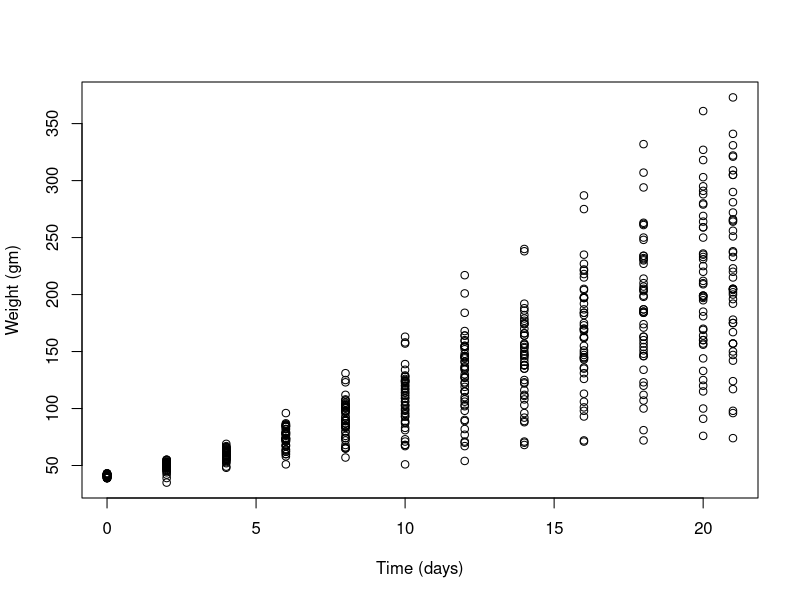
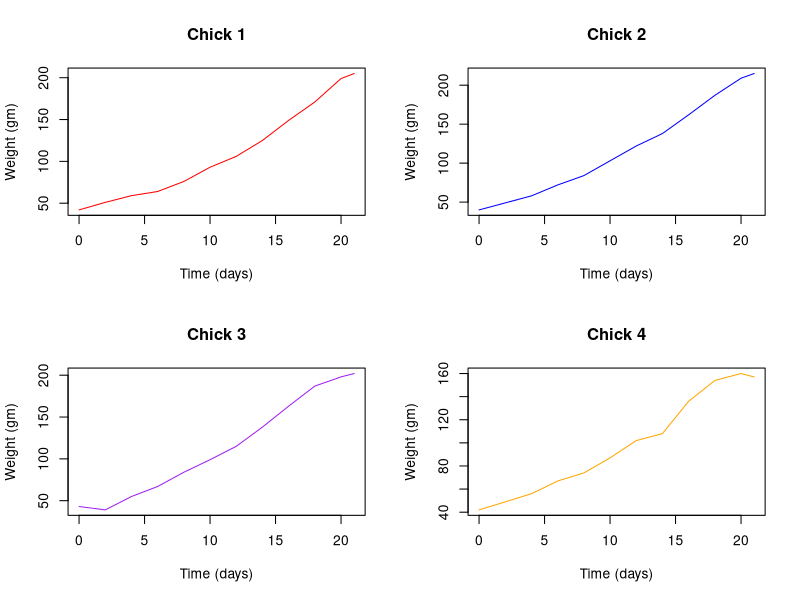
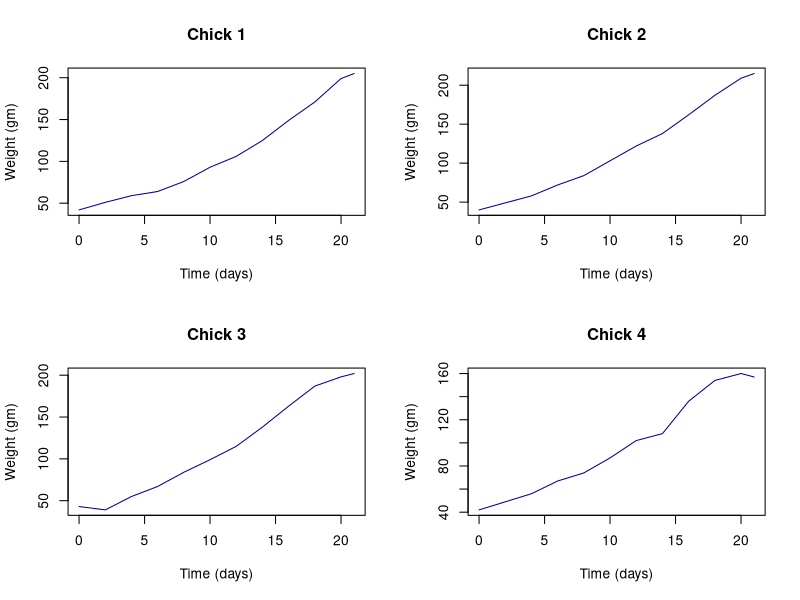
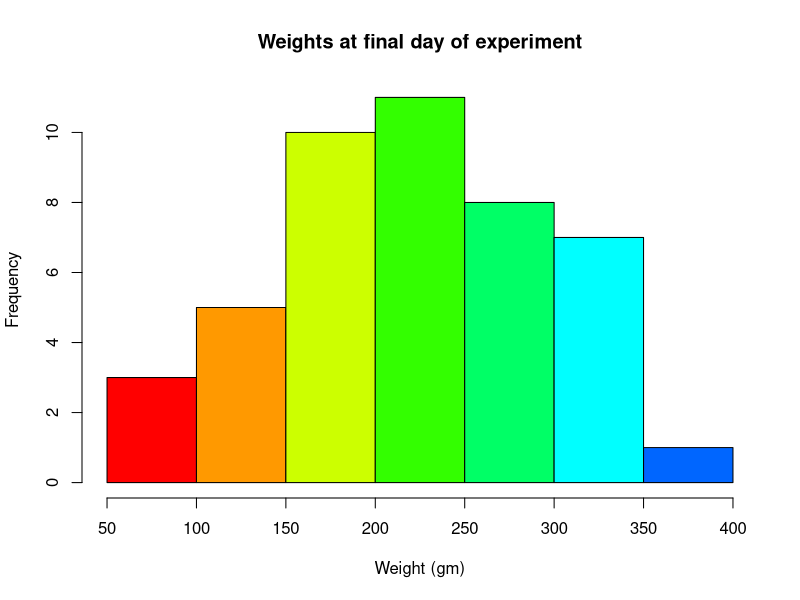
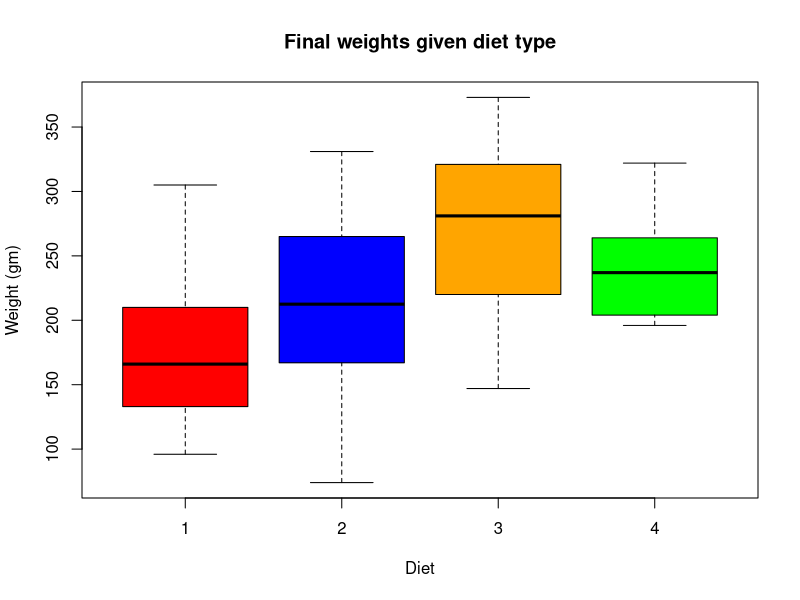
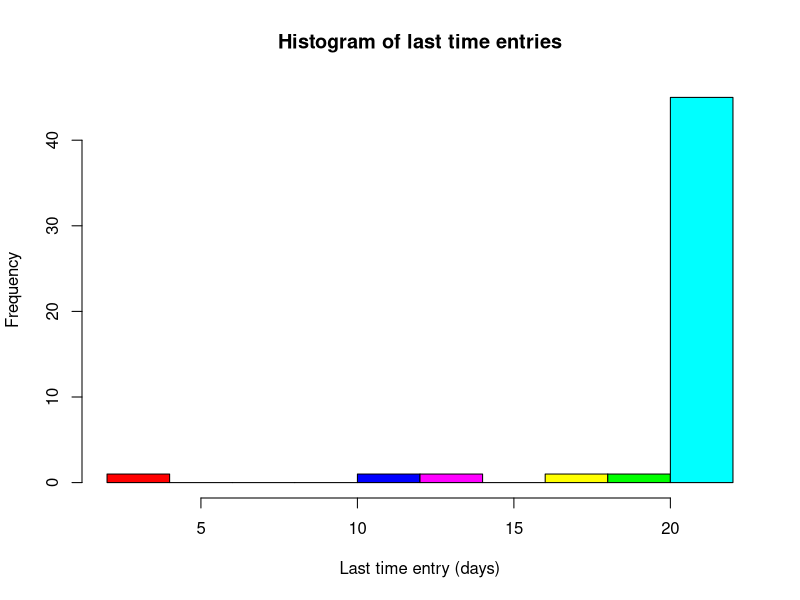
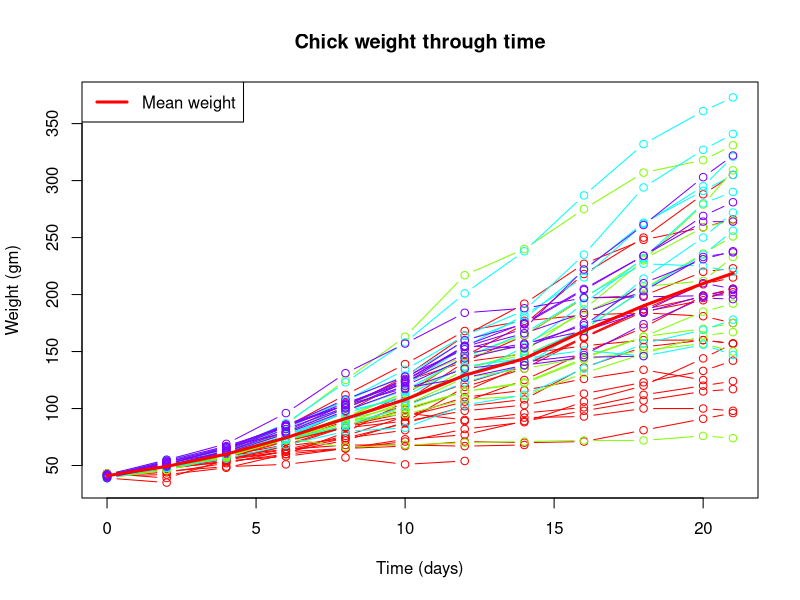
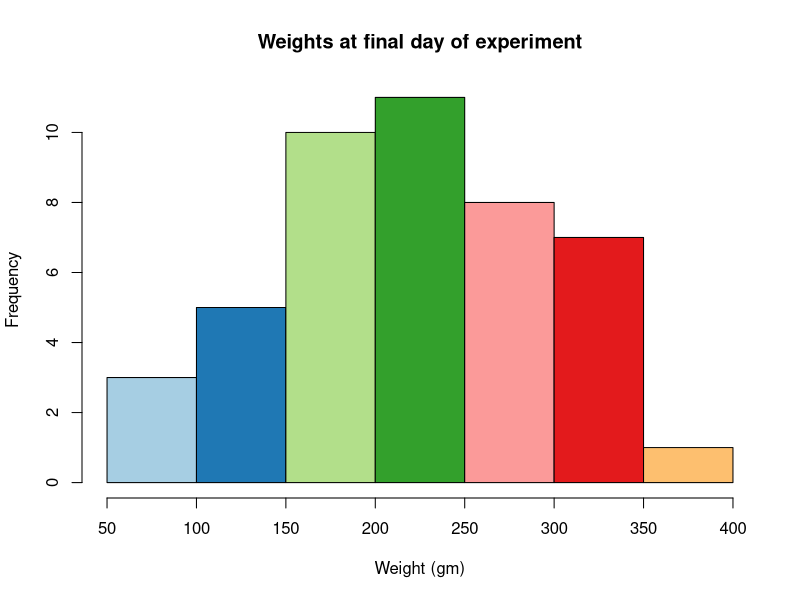

Reproduce these figures in R, in order.
## ---- chunk 1
# Note: this dataset can also be accessed directly from the ChickWeight package in R 
# (see ?ChickWeight)
chick = read.table("../ChickWeight_Challenge_EASY/ChickWeight.csv", header = T, sep = ",")
## ---- chunk 2
length(unique(chick$Chick))
length(unique(chick$Diet))
## ---- chunk 3
range(chick$weight)
## ---- chunk 4
chick$Chick[which.max(chick$weight)] # heaviest
chick$Chick[which.min(chick$weight)] # lightest
# Equivalently could do chick$Chick[which(chick$weight == max(chick$weight))]
## ---- chunk 5
plot(chick$weight ~ chick$Time, 
     xlab = "Time (days)", 
     ylab = "Weight (gm)")
## ---- chunk 6
par(mfrow = c(2,2))
plot(chick$weight[chick$Chick == 1] ~ chick$Time[chick$Chick == 1], 
     type = "l", main = "Chick 1", xlab = "Time (days)", ylab = "Weight (gm)", col = "red")
plot(chick$weight[chick$Chick == 2] ~ chick$Time[chick$Chick == 2], 
     type = "l", main = "Chick 2", xlab = "Time (days)", ylab = "Weight (gm)", col = "blue")
plot(chick$weight[chick$Chick == 3] ~ chick$Time[chick$Chick == 3], 
     type = "l", main = "Chick 3", xlab = "Time (days)", ylab = "Weight (gm)", col = "purple")
plot(chick$weight[chick$Chick == 4] ~ chick$Time[chick$Chick == 4], 
     type = "l", main = "Chick 4", xlab = "Time (days)", ylab = "Weight (gm)", col = "orange")

# This can also be accomplished with a for loop:
for (i in 1:4){ # for each chick i
  plot(chick$weight[chick$Chick == i] ~ chick$Time[chick$Chick == i], 
       type = "l", 
       main = paste("Chick", i), # Chick 1, Chick 2 etc.
       xlab = "Time (days)", 
       ylab = "Weight (gm)",
       col = "darkblue")
}
## ---- chunk 7
par(mfrow = c(1,1))
hist(chick$weight[chick$Time == max(chick$Time)], 
     xlab = "Weight (gm)", 
     main = "Weights at final day of experiment", 
     col = rainbow(10))
## ---- chunk 8
my.new = chick[chick$Time == max(chick$Time), ]
boxplot(weight ~ Diet, 
        data = my.new, 
        xlab = "Diet", 
        ylab = "Weight (gm)", 
        main = "Final weights given diet type", 
        col = c("red", "blue", "orange", "green"))
## ---- chunk 9
lastTime = sapply(unique(chick$Chick), function(i) 
  max(chick$Time[chick$Chick == i]))
hist(lastTime, 
     xlab =  "Last time entry (days)", 
     main = "Histogram of last time entries", 
     col = rainbow(length(unique(lastTime))))
## ---- chunk 10
plotChickWeight = function(individual) {
  points(chick$Time[chick$Chick == individual], 
         chick$weight[chick$Chick == individual], 
         type = "b", 
         col = colors[chick$Diet[chick$Chick == individual]])
}

# Now, create an empty plot to add these points to 
# (hint: can recreate the first plot with "col = NULL")
with(chick, plot(Time, weight, 
                 col = NULL, 
                 main = "Chick weight through time",
                 ylab = "Weight (gm)", 
                 xlab = "Time (days)"))

# Create a vector of color values to pass the function, 
# so that each diet type has a different color line/points
# Useful functions: rainbow()
colors = rainbow(length(unique(chick$Diet)))

# Now, use your function to add lines/points to the plot for all chicks
my.out = sapply(unique(chick$Chick), plotChickWeight)

# Overlay a solid, thick red line of average weight (across all chicks) 
# at each time interval on top of this graph
meanWeight = tapply(chick$weight, chick$Time, FUN = mean)
lines(x = unique(chick$Time), meanWeight, 
      type = "l", col  = "red", lwd = 3)

#Add a legend to specify what the solid, thick red line represents
legend("topleft", lty = 1, 
       col  = "red", lwd = 3, legend = "Mean weight")
## ---- chunk 11
# Install R Color Brewer
# install.packages("RColorBrewer")
library("RColorBrewer")
## ---- chunk 12
my.colors = brewer.pal(10, "Paired")
hist(chick$weight[chick$Time == max(chick$Time)], 
     xlab = "Weight (gm)", 
     main = "Weights at final day of experiment", 
     col = my.colors)
## ---- chunk 13
plotChickWeight_newColors = function(individual) {
  lines(chick$Time[chick$Chick == individual], 
        chick$weight[chick$Chick == individual], 
        col = new.colors[chick$Diet[chick$Chick == individual]])
}

with(chick, 
     plot(Time, weight, 
          col = NULL, 
          main = "Chick weight through time",
          ylab = "Weight (gm)", 
          xlab = "Time (days)"))
new.colors = brewer.pal(length(unique(chick$Diet)), "Set2")

my.out = sapply(unique(chick$Chick), plotChickWeight_newColors)
## ---- chunk 14
# Install R Markdown
# install.packages("rmarkdown")
library("rmarkdown")
